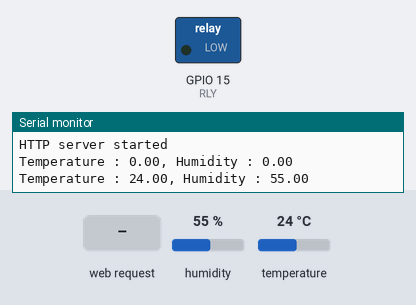
This sketch was run on a simulated ESP8266 (NodeMCU). Shown: switched loads named in the sketch (green lamp = pin HIGH), the last lines printed to the serial monitor. Inputs (shaded band) come from the test bench; at power-on: humidity 55 %, temperature 24 °C. WiFi joins after 1.5 s; servers stay silent unless stated.

Above: at 2.7 s.
2.8 s: HTTP request GET /turnon received
At 4.1 s:
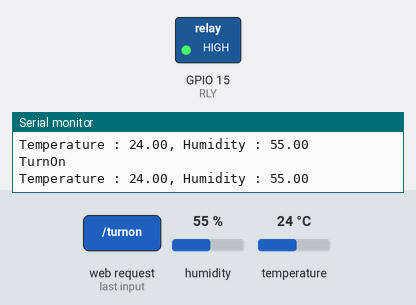
7.0 s: HTTP request GET /turnoff received
At 8.8 s:
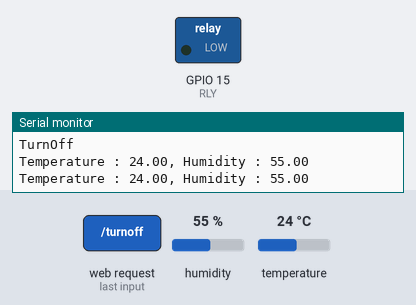
Timing chart, 0 to 10.3 s (numbered marks = the images above; inputs shaded):
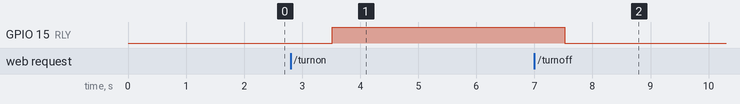

The sketch:

esp8266_wifi_DHT22.ino
```cpp
#include <ESP8266WiFi.h>
#include <ESP8266WebServer.h>
#include <ESP8266mDNS.h>
#include <DHT.h>

#define DHTTYPE DHT22 // dht의 타입
// DHT22 is attached to GPIO14 on this Kit
#define DHTPIN 14 // 핀 설정
DHT dht(DHTPIN, DHTTYPE, 11); // dht 오브젝트를 만듬 인풋풀업 안넣어줘도 dht안에서 알아서 함
float humidity; // 16비트 레졸루션이 오니까 int가 아니라 float로 변수를 잡아줌
float temp_f;
unsigned long lastDHTReadMillis = 0; // will store last temp was read 언제 읽었는지 기억 할 변수임 2초 따져줘야되서 씀
#define interval 2000

int RLY = 15;


//const char* ssid = "IoT518";
//const char* password = "iot123456";
ESP8266WebServer server(80); // 웹서버 운영할거라서 웹서버 오브젝트를 하나 만드러줌

void setup(void){
    Serial.begin(115200);
    WiFi.mode(WIFI_STA); // esp8266이 좋은게 스스로 액세스포인트가 될 수 있음. 스테이션으로 쓸지 AP로 쓸지 정함. 스테이션이 디폴트임
//    WiFi.begin(ssid, password);
    WiFi.begin("KPU_WiFi858");
    Serial.println("");
    // Wait for connection
    while (WiFi.status() != WL_CONNECTED) {
    delay(500);
    Serial.print(".");
    }

    Serial.println("");
    Serial.print("Connected to "); Serial.println("KPU_WiFi858");
    Serial.print("IP address: "); Serial.println(WiFi.localIP());

    if (MDNS.begin("DESKTOP-G5U0NGF")) {
    Serial.println("MDNS responder started");
    }

    server.on("/", handleRoot); // uri가 / 치고 엔터하면 handRoot로 옴 uri와 콜백을 연결

    server.on("/mypage",thermo);
    server.on("/turnon",turnon);
    server.on("/turnoff",turnoff);

    // This is an example of inline function for a handler
    server.on("/inline", [](){ // 이렇게 줘도 가능하다.
    server.send(200, "text/plain", "Hello from the inline function\n");
    });

    server.onNotFound(handleNotFound); // 누군가 등록하지 않은 uri로 접근했을 경우 handlenotfound 함수를 실행해라
    server.begin();
    Serial.println("HTTP server started");
    dht.begin();

    pinMode(15,OUTPUT);
}

void loop(void){
  server.handleClient();
  gettemperature();
  Serial.print("Temperature : "); Serial.print(temp_f);
  Serial.print(", Humidity : "); Serial.println(humidity);
  delay(1000); // 그냥 함수로 읽어주는게 다임
}

void handleRoot() {
    String message = (server.method() == HTTP_GET)?"GET":"POST"; //get이라하면 get
    message += " " + server.uri() + "\n";
    for (uint8_t i=0; i < server.args(); i++){ // 서버의 아규먼트
    message += " " + server.argName(i) + " : " + server.arg(i) + "\n";
    }
    message += "\nHello from ESP8266! with Won Jong Seok\n";
    server.send(200, "text/plain", message);
}

void handleNotFound(){
  String message = "File Not Found\n\n";
  server.send(404, "text/plain", message);
}

void gettemperature() {
    unsigned long currentMillis = millis(); // millis 현재 시간을 줘 부팅한 시점부터의 밀리세컨드

    if(currentMillis - lastDHTReadMillis >= interval) { // 2초가 지났느냐를 보는거
        lastDHTReadMillis = currentMillis; // 지났으면 그 시간을 last에 넣어줌 지금시간으로 리셋

        humidity = dht.readHumidity(); // Read humidity (percent) //
        temp_f = dht.readTemperature(); // Read temperature as Fahrenheit
        // Check if any reads failed and exit early (to try again).
        if (isnan(humidity) || isnan(temp_f)) { // not a number
        return;
        }
    }
}

//void mypage(){
//  String message = "<html><head><meta charset=\"utf-8\">"
//                   "<meta http-equiv='refresh' content='5'/>"
//                   "<title>온습도계</title></head>"
//                   "<body>"
//                   "<head>my page<head>"
//                   "<br>"
//                   "'buf2'"
//                   "</body></html>";
//     server.send(200,"text/html", );
//     sprintf(buf1,"%.2f",temp_f);
//     sprintf(buf2,"%.2f",humidity);
//}
void thermo(){
  char mBuf[500];
  char tmplt[] = "<html><head><meta charset=\"utf-8\">"
                 "<meta http-equiv='refresh' content='5'/>"
                 "<title>온습도계</title></head>"
                 "<body>"
                 "<center><p>"
                 "<head>온도 : <h1>%.2f"
                 "<p><head>습도 : <h1>%.2f"
                 "</center>"
                 "</body></html>";

        sprintf(mBuf, tmplt, temp_f, humidity); // 여기서tmplt이 로터리 함수 짰을때 "%4d" 같은거임 tmplt에서 찾아서 넣을 수도 있는거
        Serial.println("serving");
        server.send(200,"text/html", mBuf);
}

void turnon(){
  Serial.println("TurnOn");
  server.send(200, "text/plain","");
  digitalWrite(RLY,HIGH);
}

void turnoff(){
  Serial.println("TurnOff");
  server.send(200, "text/plain","");
  digitalWrite(RLY,LOW);
}
```

Measured:
- after the input at 2.8 s, GPIO 15 (RLY): LOW → HIGH after 0.71 s
- after the input at 7.0 s, GPIO 15 (RLY): HIGH → LOW after 0.53 s
